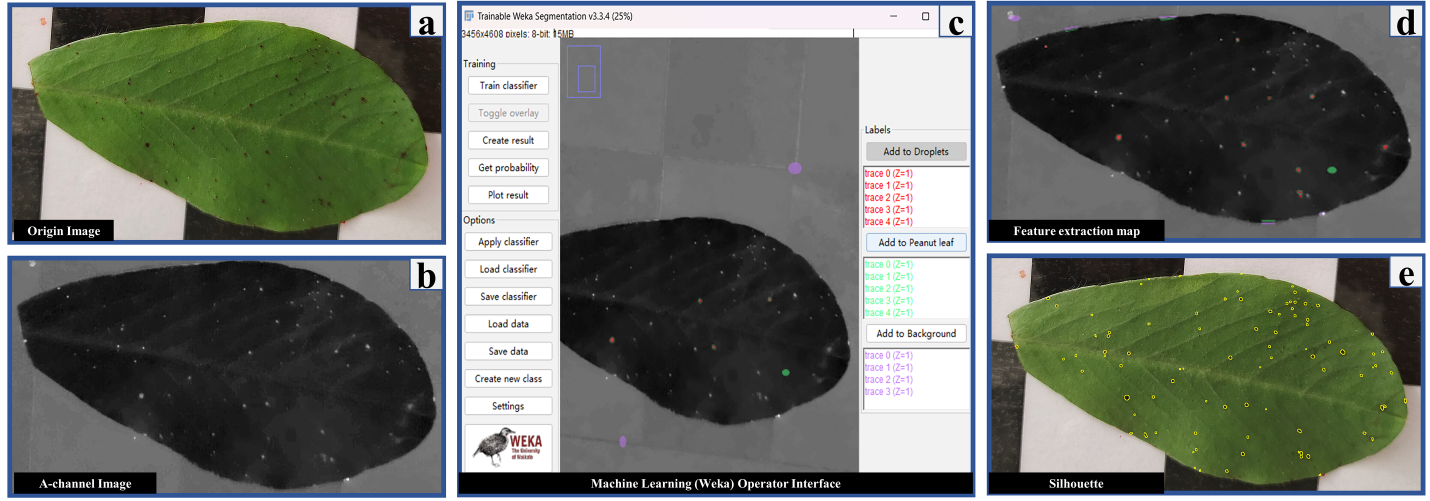
#> input picture Machine Learning Methods Operational Guidance.png, 4290 x 1501 px (shown at 1/3 size)
$ python -i zong.py   (imports and definitions only)
#> lines starting #> are read from the running program, lines starting #| are printed output that depends on the picture; after the words box and inside, x2 and y2 are one past the last pixel; in counts of white or black regions, pixels touching at a corner belong together
import cv2
import numpy as np


def extract_leaves(image):

    lab = cv2.cvtColor(image, cv2.COLOR_BGR2LAB)


    b_channel = lab[:, :, 2]


    _, binary = cv2.threshold(b_channel, 0, 255, cv2.THRESH_BINARY + cv2.THRESH_OTSU)


    kernel = np.ones((3, 3), np.uint8)
    binary = cv2.morphologyEx(binary, cv2.MORPH_CLOSE, kernel)


    contours, _ = cv2.findContours(binary, cv2.RETR_EXTERNAL, cv2.CHAIN_APPROX_SIMPLE)


    black_background = np.zeros(binary.shape, dtype=np.uint8)


    outer_contour_idx = find_outer_contour_index(contours)
    if outer_contour_idx is not None:

        white_background = np.ones(black_background.shape, dtype=np.uint8) * 255

        cv2.drawContours(white_background, contours, outer_contour_idx, (0, 0, 0), thickness=cv2.FILLED)


        leaves_image = cv2.bitwise_not(white_background)
        return leaves_image

    return black_background


def find_outer_contour_index(contours):
    if len(contours) > 0:
        areas = [cv2.contourArea(contour) for contour in contours]
        outer_contour_idx = np.argmax(areas)
        return outer_contour_idx
    else:
        return None

def calculate_contour_areas(image_path):

    image = cv2.imread(image_path)


    leaves_image = extract_leaves(image)
    leaf_area = np.count_nonzero(leaves_image)
    print("leaf area:", leaf_area)

    lab = cv2.cvtColor(image, cv2.COLOR_BGR2LAB)


    a_channel = lab[:, :, 1]


    _, binary = cv2.threshold(a_channel, 0, 255, cv2.THRESH_BINARY_INV + cv2.THRESH_OTSU)


    kernel = np.ones((3, 3), np.uint8)
    binary = cv2.morphologyEx(binary, cv2.MORPH_CLOSE, kernel)


    contours, hierarchy = cv2.findContours(binary, cv2.RETR_CCOMP, cv2.CHAIN_APPROX_SIMPLE)


    for i, contour in enumerate(contours):
        area = cv2.contourArea(contour)
        print("lunkuo{}area: {}".format(i+1, area))


    total_area = 0
    for contour in contours:
        area = cv2.contourArea(contour)
        if area <= 1000000:
            total_area += area


    coverage = (total_area / leaf_area) * 100
    print("coverage: {:.2f}%".format(coverage))


    return total_area


image_path = '------'
# [1 line that did not run here, left out]
# [1 line not run here, left out]

>>> result = calculate_contour_areas('Machine Learning Methods Operational Guidance.png')
#> in calculate_contour_areas, image is the input picture: shape (1501, 4290, 3); mean B, G, R 104.5, 111.9, 106.9
#> in extract_leaves (call 2), `lab = cv2.cvtColor(image, cv2.COLOR_BGR2LAB)`: lab: shape (1501, 4290, 3); mean of channels 0, 1, 2 114.5, 125.4, 131.6
#> in extract_leaves (call 2), `b_channel = lab[:, :, 2]`:
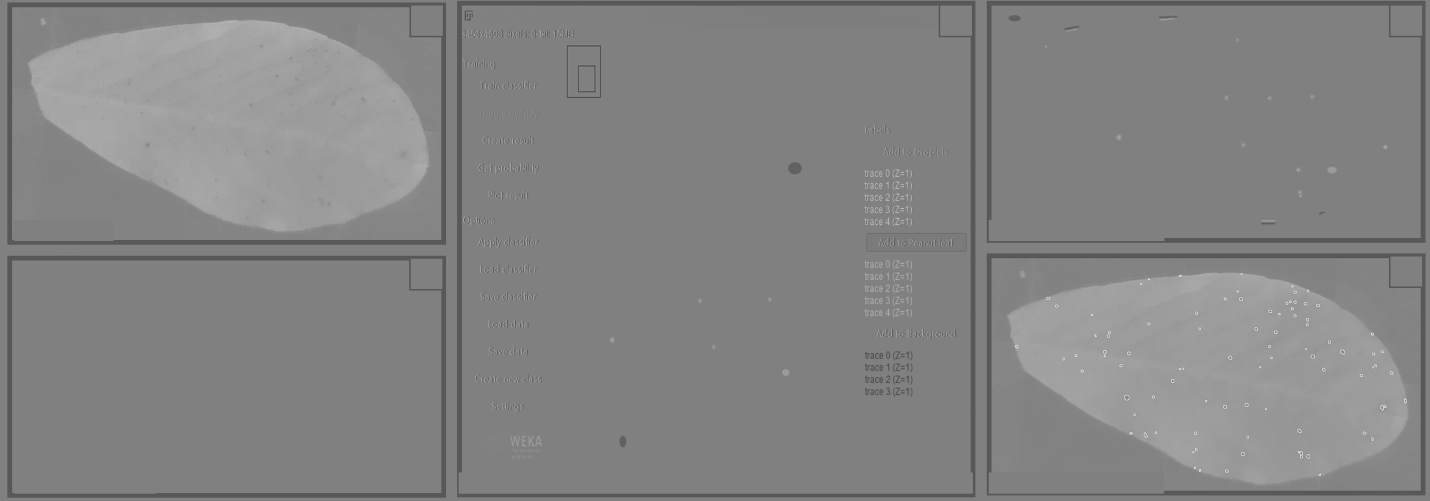
#> b_channel: shape (1501, 4290) (shown at 1/3 size); min 61, max 223, mean 131.6
#> in extract_leaves (call 2), `_, binary = cv2.threshold(b_channel, 0, 255, cv2.THRESH_BINARY + cv2.T..`:
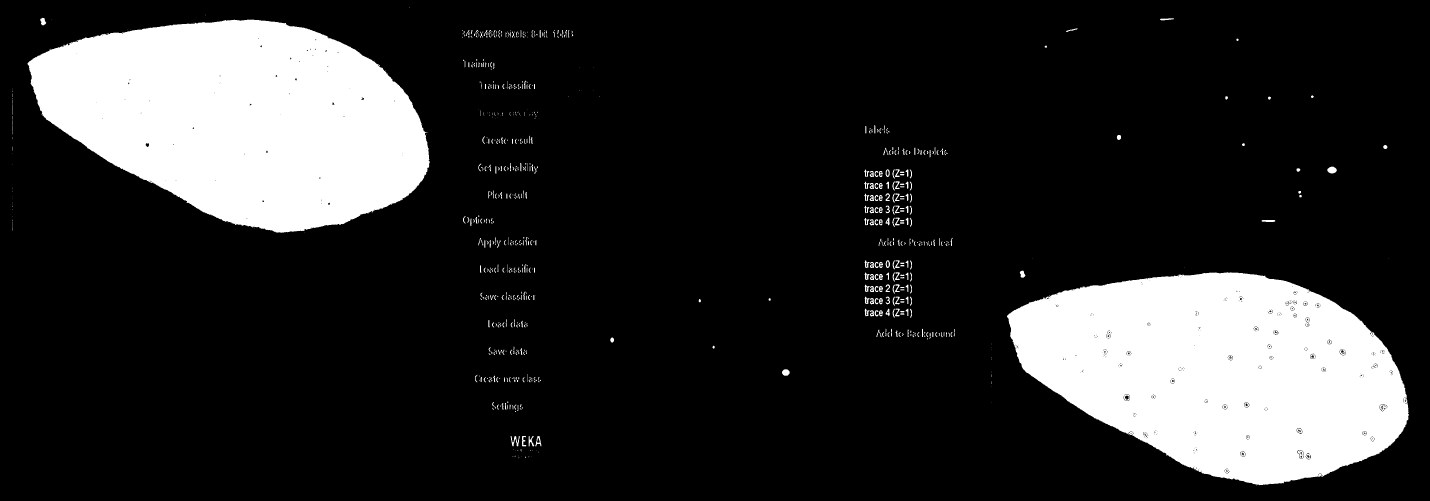
#> binary: shape (1501, 4290) (shown at 1/3 size); 17.3% white; 815 white regions (392 under 20 px), largest, box (x1, y1, x2, y2) and area: (82, 59, 1289, 699) 545190, (3021, 817, 4227, 1456) 541285, (3982, 500, 4011, 521) 435
#> in extract_leaves (call 2), `binary = cv2.morphologyEx(binary, cv2.MORPH_CLOSE, kernel)`: binary: shape (1501, 4290); 17.4% white; 644 white regions (236 under 20 px)
#> in extract_leaves (call 2), `contours, _ = cv2.findContours(binary, cv2.RETR_EXTERNAL, cv2.CHAIN_AP..`: contours = 644 contours, 374 with area under 20; largest, box (x1, y1, x2, y2) and area: (82, 59, 1289, 699) 544448, (3021, 817, 4227, 1457) 543298, (2594, 818, 2649, 840) 528, (2594, 926, 2649, 949) 523, (2594, 781, 2649, 804) 522
#> in find_outer_contour_index, `areas = [cv2.contourArea(contour) for contour in contours]`: areas = 644 values, max 544448.5 at index 638, min 0 at index 0, mean 1722.3
#> in find_outer_contour_index, `outer_contour_idx = np.argmax(areas)`: outer_contour_idx = 638
#> in extract_leaves (call 2), `cv2.drawContours(white_background, contours, outer_contour_idx, (0, 0,..`:
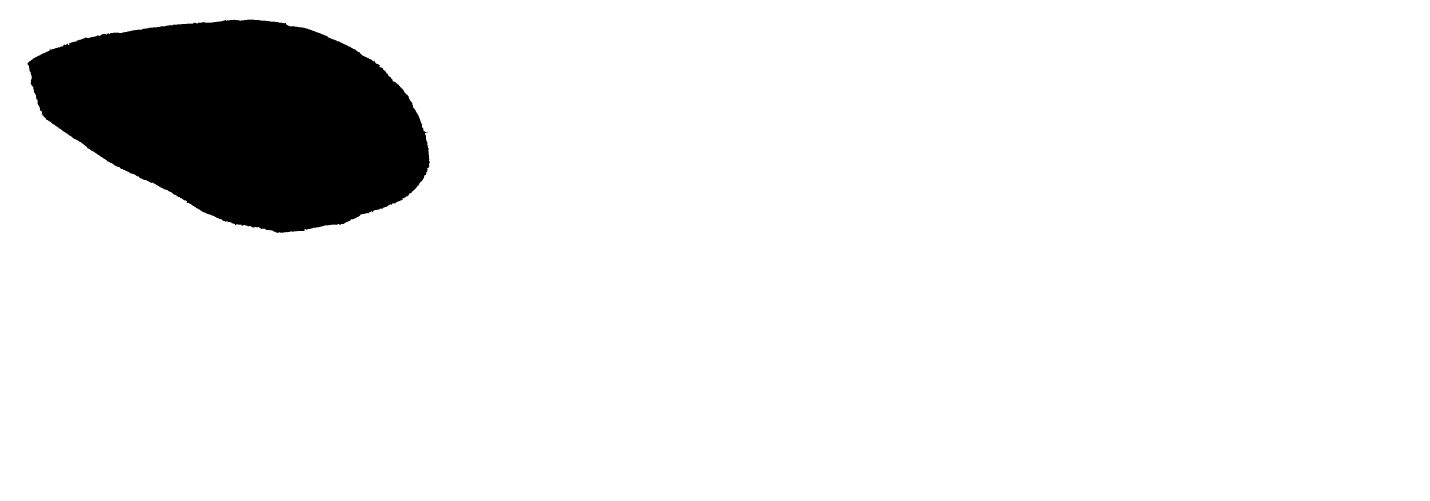
#> white_background: shape (1501, 4290) (shown at 1/3 size); 91.5% white; 1 black region, box (x1, y1, x2, y2) and area: (82, 59, 1289, 699) 545912
#> in extract_leaves (call 2), `leaves_image = cv2.bitwise_not(white_background)`:
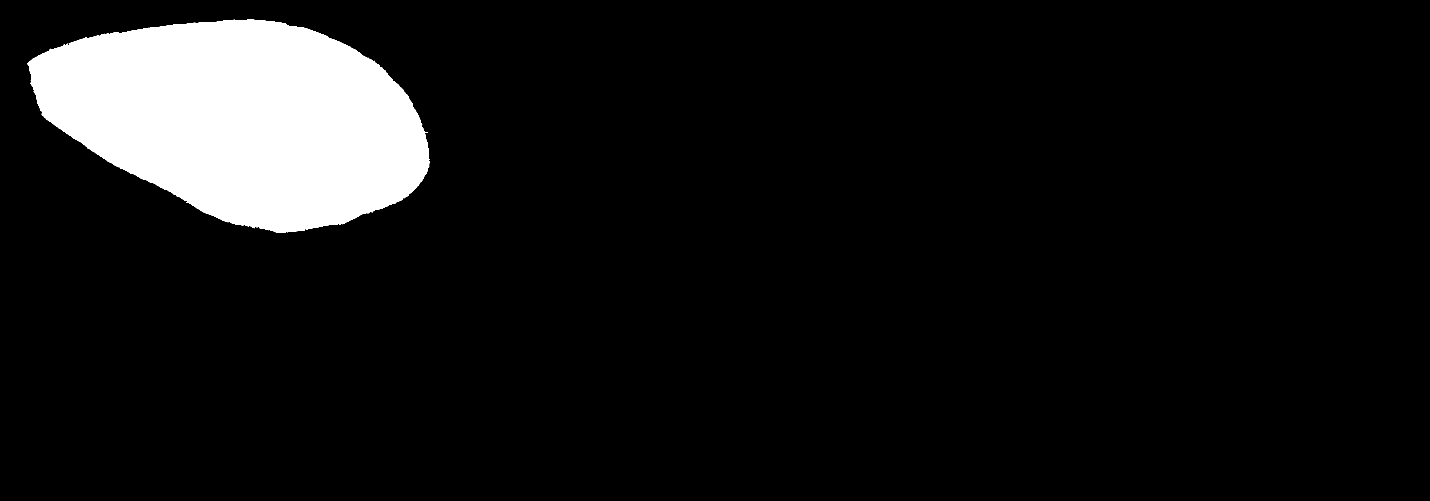
#> leaves_image: shape (1501, 4290) (shown at 1/3 size); 8.5% white; 1 white region, box (x1, y1, x2, y2) and area: (82, 59, 1289, 699) 545912
#> in calculate_contour_areas (call 2), `leaf_area = np.count_nonzero(leaves_image)`: leaf_area = 545912
#| leaf area: 545912
#> in calculate_contour_areas (call 2), `a_channel = lab[:, :, 1]`:
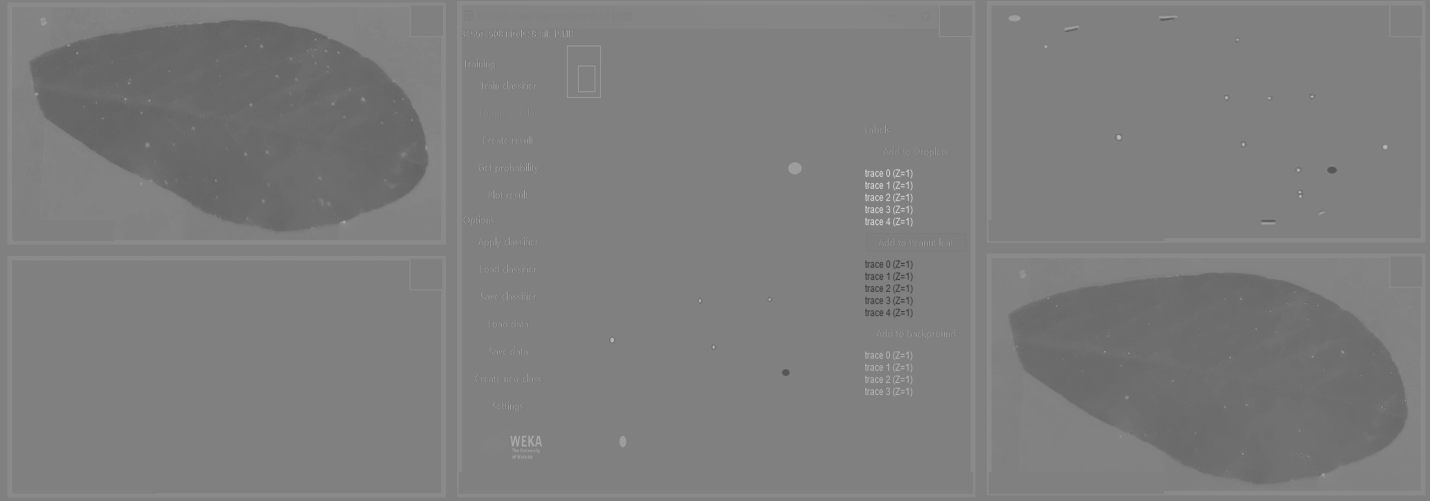
#> a_channel: shape (1501, 4290) (shown at 1/3 size); min 54, max 211, mean 125.4
#> in calculate_contour_areas (call 2), `_, binary = cv2.threshold(a_channel, 0, 255, cv2.THRESH_BINARY_INV + c..`:
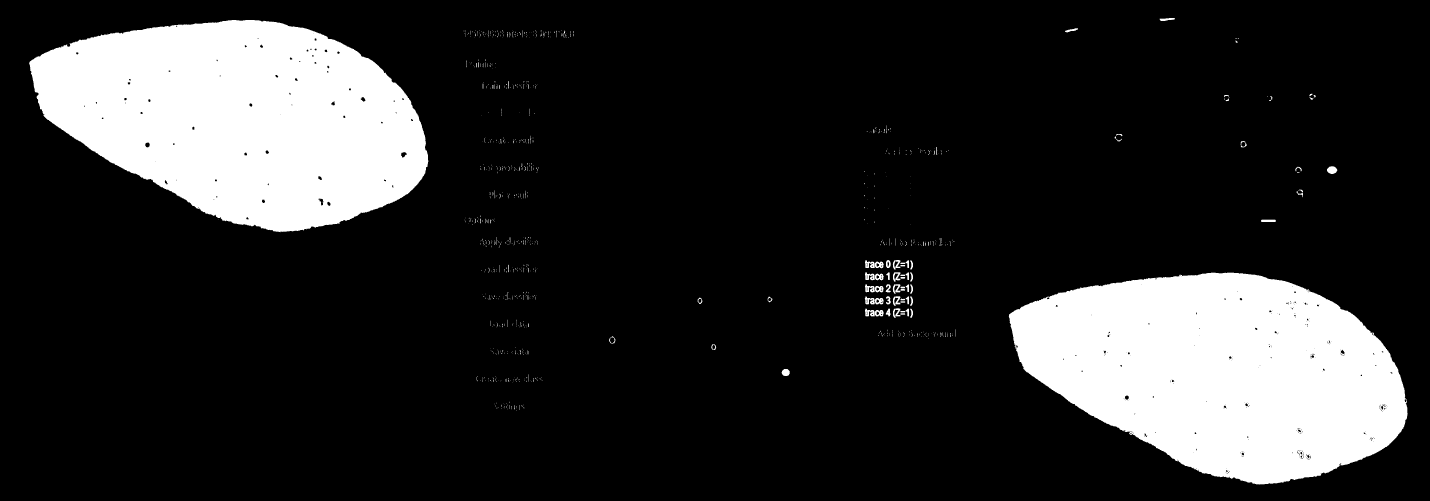
#> binary: shape (1501, 4290) (shown at 1/3 size); 16.9% white; 852 white regions (738 under 20 px), largest, box (x1, y1, x2, y2) and area: (87, 60, 1285, 697) 537443, (3026, 818, 4223, 1454) 537346, (3981, 499, 4012, 522) 537
#> in calculate_contour_areas (call 2), `binary = cv2.morphologyEx(binary, cv2.MORPH_CLOSE, kernel)`: binary: shape (1501, 4290); 17% white; 765 white regions (656 under 20 px)
#> in calculate_contour_areas (call 2), `contours, hierarchy = cv2.findContours(binary, cv2.RETR_CCOMP, cv2.CHA..`: contours = 875 contours, 738 with area under 20; largest, box (x1, y1, x2, y2) and area: (87, 60, 1285, 697) 538482, (3026, 818, 4223, 1454) 538050, (2594, 889, 2651, 913) 838, (2595, 926, 2651, 949) 831, (2595, 781, 2651, 805) 830
#> the loop in calculate_contour_areas (call 2), `for i, contour in enumerate(contours):` made 875 passes
#> (contour, area) on passes 1 to 3: ([[1548, 1231], [1548, 1232]], 0), ([[1522, 1226], [1522, 1227]], 0), ([[1514, 1226]], 0)
#| lunkuo1area: 0.0
#| lunkuo2area: 0.0
#| lunkuo3area: 0.0
#| lunkuo4area: 0.0
#| lunkuo5area: 1.5
#| lunkuo6area: 0.0
#| lunkuo7area: 1.5
#| lunkuo8area: 0.0
#> (further printed lines are left out)
#> the loop in calculate_contour_areas (call 2), `for contour in contours:` made 875 passes
#> (area, total_area) on pass 71: (376.5, 432.5)
#> after the loop in calculate_contour_areas (call 2), `for contour in contours:`: total_area = 1094988.5
#> in calculate_contour_areas (call 2), `coverage = (total_area / leaf_area) * 100`: coverage = 200.6
#> result = 1094988.5
